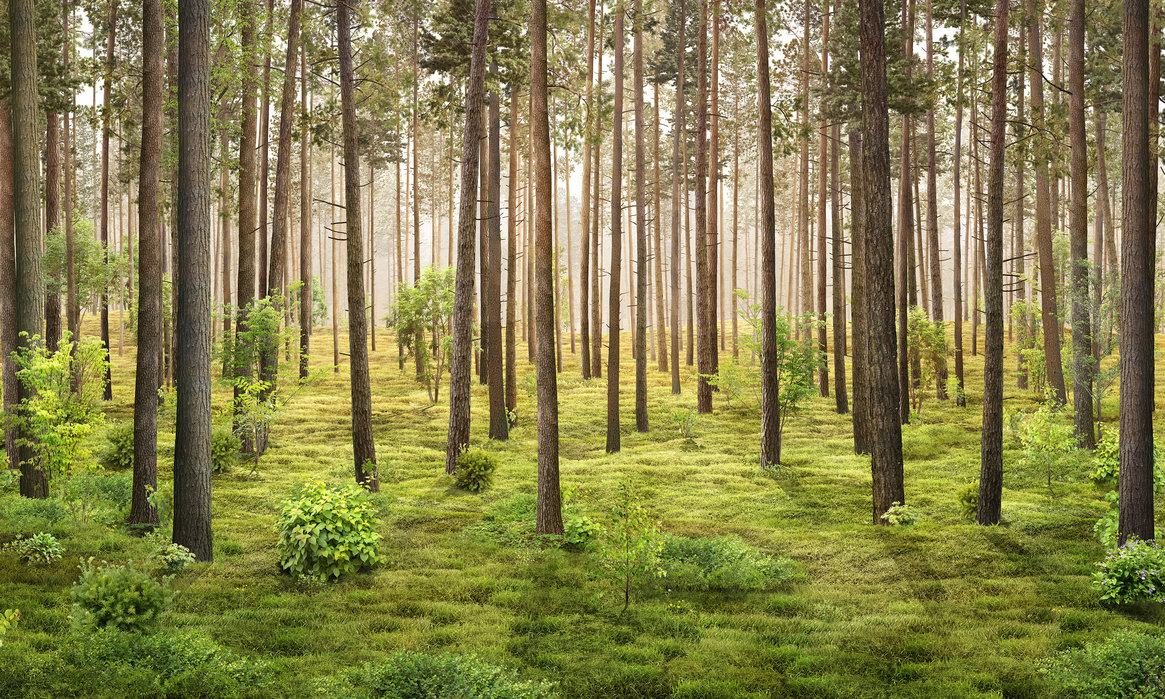
#> input picture image.jpg, 1165 x 699 px
$ python main.py
#> lines starting #> are read from the running program, lines starting #| are printed output that depends on the picture
import numpy as np
import matplotlib.pyplot as plt
from skimage import color, io
import normalization, histograms, region_growing, filters, shapes, noise, region_growing, morphological, interpolation, rigid

image = color.rgb2gray(io.imread("image.jpg"))
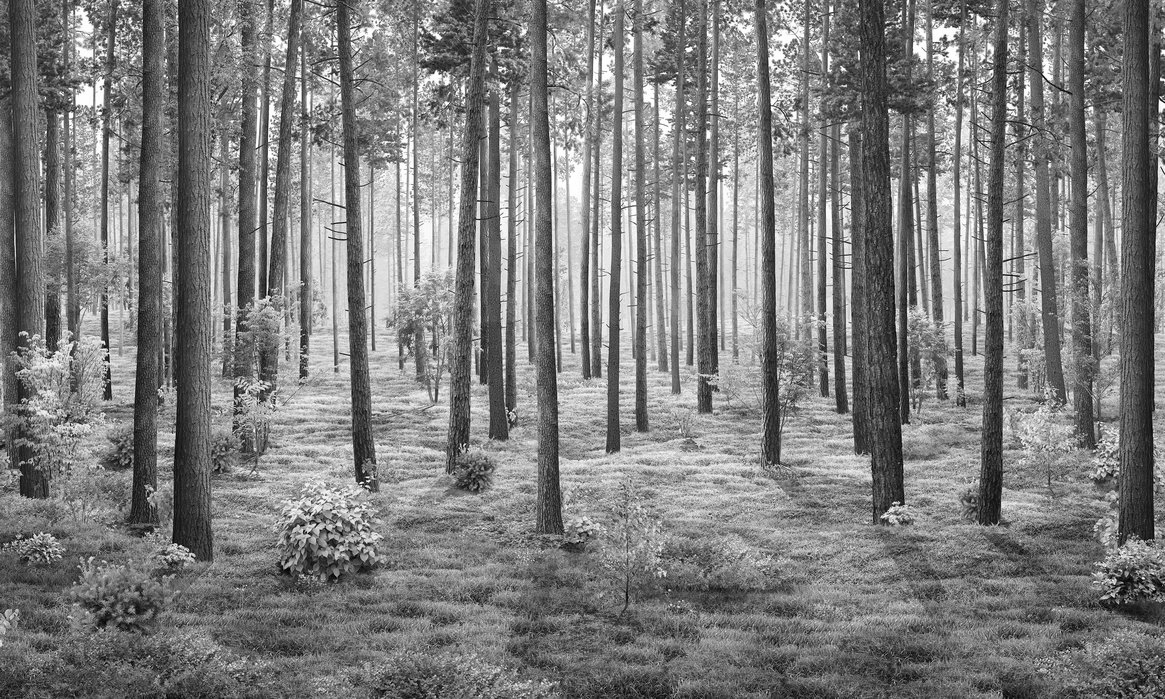
#> image: shape (699, 1165) float64; min 0.00141, max 1, mean 0.492

#image = shapes.make_rectangle(200,200,50,50,50,50)
#
#image = rigid.rigid_transform(image,10,10,45)

plt.figure()
plt.imshow(image, cmap='gray')
plt.show()
